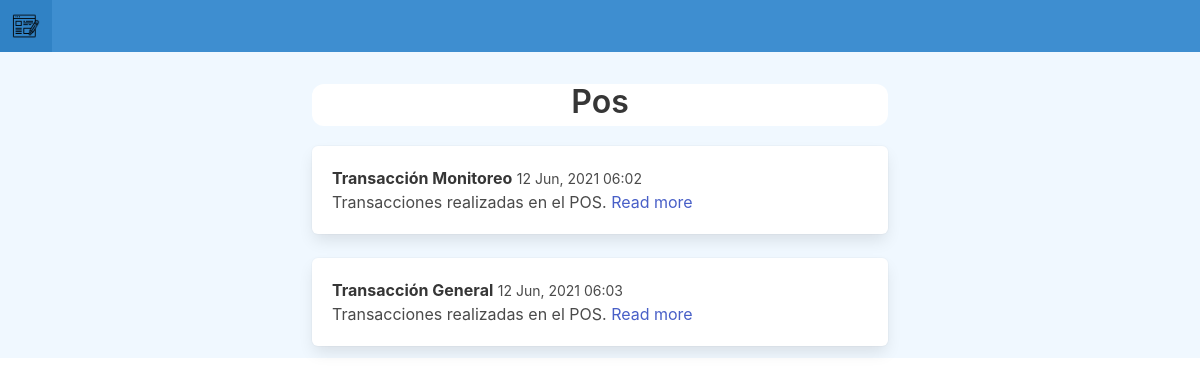
Page /category/1/ on the committed database.
### blogpage/models.py (models this page shows, shortened)
class Category(models.Model):
    title = models.CharField(max_length=255)
    slug = models.SlugField()
    class Meta:
        verbose_name_plural = 'Categories'

class Post(models.Model):
    category = models.ForeignKey(Category, related_name='posts', on_delete=models.CASCADE)
    title = models.CharField(max_length=255)
    slug = models.SlugField()
    intro = models.TextField()
    body = models.TextField()
    date_added = models.DateTimeField(auto_now_add=True)

### blogpage/views.py (the view)
# urls.py: path('category/<int:id>/', category, name='category'),
def category(request, id):
    category = Category.objects.get(id=id)
    return render(request, 'blogpage/category.html', {'category': category})

### templates/blogpage/category.html
{% extends 'blogpage/base.html' %}
{% block content %}
    <h1 style="text-align: center;margin-top: 20px;margin-bottom: 20px;
    border-radius: 12px;padding-bottom: 6px; background-color: white">{{ category.title }}</h1>
    {% for post in category.posts.all %}
        <div class="box">
            <p>
                <strong>{{ post.title }}</strong> <small>{{ post.date_added|date:"d M, Y h:i" }}</small>
                <br>
                {{ post.intro }} <a href="{% url 'detail' post.id %}">Read more</a>
            </p>
        </div>
    {% endfor %}
{% endblock content %}

### rows in the picture
Category: title "Pos"
Post: title "Transacción Monitoreo", date_added "12 Jun, 2021 06:02", intro "Transacciones realizadas en el POS."
Post: title "Transacción General", date_added "12 Jun, 2021 06:03", intro "Transacciones realizadas en el POS."
